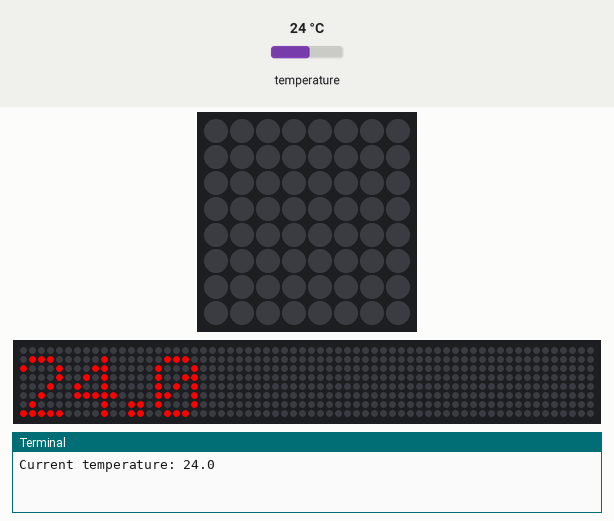
This program was run on a simulated Raspberry Pi (BCM pin numbers) with a Sense HAT. Parts: the Sense HAT's 8×8 RGB LED matrix, a strip that is not on the board, showing the scrolling text unrolled, the last lines printed to the terminal. The test bench sets the inputs (shaded band); at power-on: temperature 24 °C. The 64×8 strip is a reading aid, not a part: it shows the text the matrix is scrolling, unrolled, one strip-width of it at a time.

Above: at 10.3 s.
14.6 s: temperature set to 19 °C
At 15.61 s:
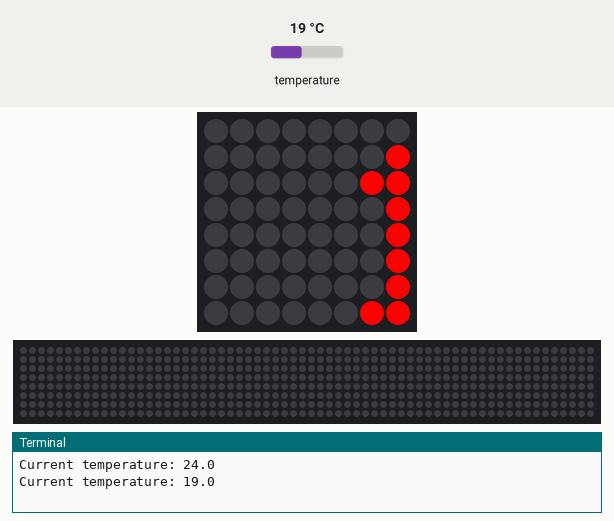
At 18.9 s:
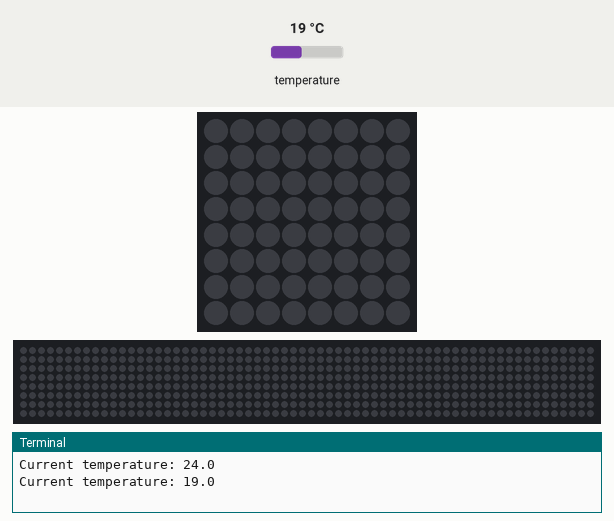
20.5 s: temperature set to 28 °C
At 23.73 s:
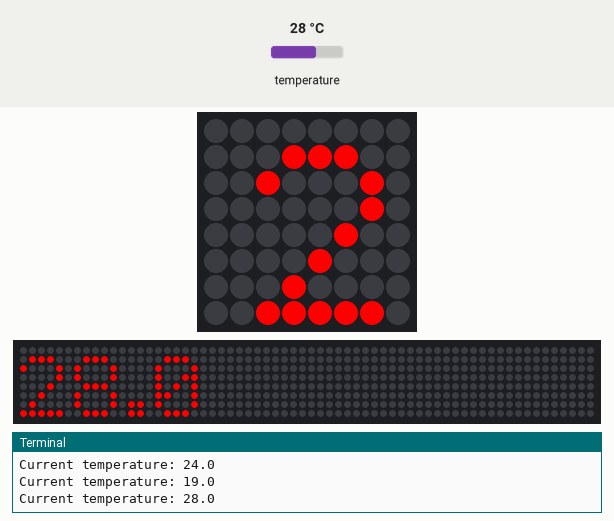

The program:

test.py
```python
from sense_hat import SenseHat
from time import sleep

if __name__ == "__main__":

    sense = SenseHat()
    sense.clear()

    sense.show_message("CHI")
    sleep(5)
    while True:
        temperature = sense.get_temperature_from_humidity()
        temperature_string = "{:.1f}".format(temperature)

        print(f"Current temperature: {temperature_string}")
        sense.show_message(temperature_string, text_colour=[255, 0, 0])
        sleep(5)
```
